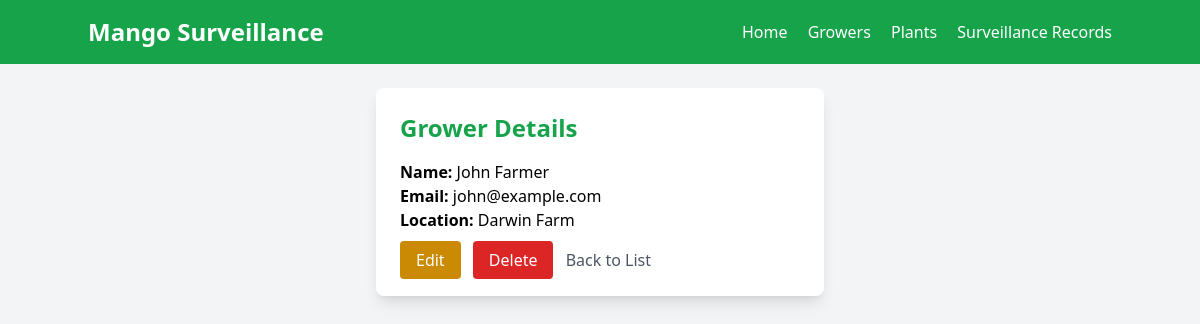
Page /growers/1/ on the committed database.
### surveillance/models.py (models this page shows, shortened)
class Grower(models.Model):
    name = models.CharField(max_length=100)
    email = models.EmailField(unique=True)
    property_location = models.CharField(max_length=200)

### surveillance/views.py (the view)
# urls.py: path('growers/<int:pk>/', views.GrowerDetailView.as_view(), name='grower_detail'),
class GrowerDetailView(DetailView):
    model = Grower
    template_name = 'surveillance/grower_detail.html'

### surveillance/templates/surveillance/grower_detail.html (shortened to what this page needs)
{% extends 'surveillance/base.html' %}
{% block content %}
    <div class="bg-white p-6 rounded-lg shadow-lg max-w-md mx-auto">
        <h1 class="text-2xl font-bold text-green-600 mb-4">Grower Details</h1>
        <p><strong>Name:</strong> {{ grower.name }}</p>
        <p><strong>Email:</strong> {{ grower.email }}</p>
        <p><strong>Location:</strong> {{ grower.property_location }}</p>
        <div class="mt-4">
            <a href="{% url 'surveillance:grower_update' grower.pk %}" class="bg-yellow-600 text-white px-4 py-2 rounded hover:bg-yellow-700">Edit</a>
            <a href="{% url 'surveillance:grower_delete' grower.pk %}" class="bg-red-600 text-white px-4 py-2 rounded hover:bg-red-700 ml-2">Delete</a>
            <a href="{% url 'surveillance:grower_list' %}" class="text-gray-600 hover:underline ml-2">Back to List</a>
        </div>
    </div>
{% endblock %}

### rows in the picture
Grower: name "John Farmer", email "john@example.com", property_location "Darwin Farm"
